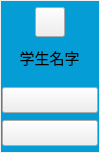
<?xml version="1.0" encoding="UTF-8"?>
<ui version="4.0">
 <class>UIMenu</class>
 <widget class="QWidget" name="UIMenu">
  <property name="geometry">
   <rect>
    <x>0</x>
    <y>0</y>
    <width>100</width>
    <height>153</height>
   </rect>
  </property>
  <property name="windowTitle">
   <string>UIMenu</string>
  </property>
  <property name="styleSheet">
   <string notr="true"/>
  </property>
  <widget class="QLabel" name="pic_label">
   <property name="geometry">
    <rect>
     <x>35</x>
     <y>7</y>
     <width>30</width>
     <height>30</height>
    </rect>
   </property>
   <property name="text">
    <string/>
   </property>
  </widget>
  <widget class="QLabel" name="name_label">
   <property name="geometry">
    <rect>
     <x>14</x>
     <y>47</y>
     <width>71</width>
     <height>20</height>
    </rect>
   </property>
   <property name="font">
    <font>
     <family>微软雅黑</family>
     <pointsize>11</pointsize>
    </font>
   </property>
   <property name="text">
    <string>学生名字</string>
   </property>
   <property name="alignment">
    <set>Qt::AlignCenter</set>
   </property>
  </widget>
  <widget class="QPushButton" name="return_pushButton">
   <property name="geometry">
    <rect>
     <x>2</x>
     <y>87</y>
     <width>96</width>
     <height>26</height>
    </rect>
   </property>
   <property name="text">
    <string/>
   </property>
  </widget>
  <widget class="QLabel" name="back_label">
   <property name="geometry">
    <rect>
     <x>1</x>
     <y>1</y>
     <width>98</width>
     <height>151</height>
    </rect>
   </property>
   <property name="styleSheet">
    <string notr="true">background-color: rgb(5, 157, 213);</string>
   </property>
   <property name="text">
    <string/>
   </property>
  </widget>
  <widget class="QPushButton" name="label">
   <property name="geometry">
    <rect>
     <x>35</x>
     <y>7</y>
     <width>30</width>
     <height>30</height>
    </rect>
   </property>
   <property name="text">
    <string/>
   </property>
  </widget>
  <widget class="QPushButton" name="check_pushButton">
   <property name="geometry">
    <rect>
     <x>2</x>
     <y>120</y>
     <width>96</width>
     <height>26</height>
    </rect>
   </property>
   <property name="text">
    <string/>
   </property>
  </widget>
  <zorder>back_label</zorder>
  <zorder>return_pushButton</zorder>
  <zorder>pic_label</zorder>
  <zorder>name_label</zorder>
  <zorder>label</zorder>
  <zorder>check_pushButton</zorder>
 </widget>
 <layoutdefault spacing="6" margin="11"/>
 <resources/>
 <connections/>
</ui>
